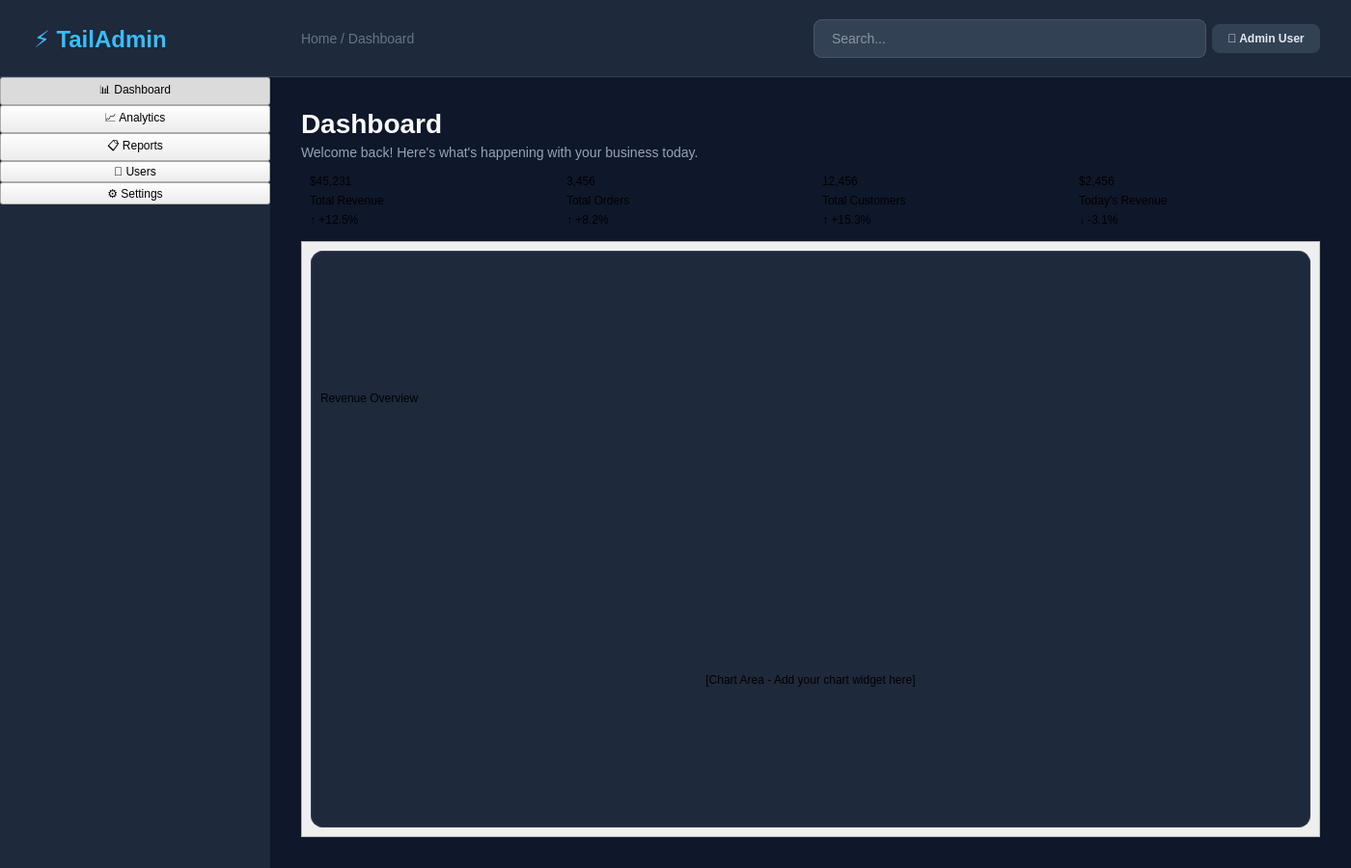
<?xml version="1.0" encoding="UTF-8"?>
<ui version="4.0">
 <class>MainWindow</class>
 <widget class="QMainWindow" name="MainWindow">
  <property name="geometry">
   <rect>
    <x>0</x>
    <y>0</y>
    <width>1400</width>
    <height>900</height>
   </rect>
  </property>
  <property name="windowTitle">
   <string>TailAdmin Dark</string>
  </property>
  <property name="styleSheet">
   <string notr="true">/* TailAdmin Dark Theme - Estilo Profesional */
QMainWindow {
    background-color: #0f172a;
    color: #e2e8f0;
}

/* Sidebar Principal */
QFrame#sidebarFrame {
    background-color: #1e293b;
    border: none;
}

/* Logo/Header del Sidebar */
QFrame#logoFrame {
    background-color: #1e293b;
    border-bottom: 1px solid #334155;
}

QLabel#logoLabel {
    color: #38bdf8;
    font-size: 24px;
    font-weight: 700;
    padding: 20px;
}

/* Estilo para el menú de navegación */
QPushButton#navButton {
    background-color: transparent;
    color: #94a3b8;
    border: none;
    padding: 12px 24px;
    text-align: left;
    font-size: 14px;
    font-weight: 500;
    border-radius: 8px;
    margin: 2px 8px;
    qproperty-iconSize: 20px;
}

QPushButton#navButton:hover {
    background-color: #334155;
    color: #e2e8f0;
}

QPushButton#navButton:checked {
    background-color: #3b82f6;
    color: #ffffff;
    font-weight: 600;
}

QPushButton#navButton:pressed {
    background-color: #2563eb;
}

/* Header Principal */
QFrame#headerFrame {
    background-color: #1e293b;
    border-bottom: 1px solid #334155;
}

QLabel#headerTitle {
    color: #f8fafc;
    font-size: 28px;
    font-weight: 700;
}

QLabel#headerSubtitle {
    color: #94a3b8;
    font-size: 14px;
}

/* Breadcrumbs */
QLabel#breadcrumb {
    color: #64748b;
    font-size: 14px;
}

QLabel#breadcrumb[current="true"] {
    color: #e2e8f0;
}

/* Search Bar */
QLineEdit#searchEdit {
    background-color: #334155;
    border: 1px solid #475569;
    border-radius: 8px;
    padding: 10px 16px;
    color: #e2e8f0;
    font-size: 14px;
    min-width: 300px;
}

QLineEdit#searchEdit:focus {
    border-color: #3b82f6;
    background-color: #1e293b;
}

QLineEdit#searchEdit::placeholder {
    color: #64748b;
}

/* User Profile Button */
QPushButton#userButton {
    background-color: #334155;
    border: none;
    border-radius: 8px;
    padding: 8px 16px;
    color: #e2e8f0;
    font-weight: 500;
}

QPushButton#userButton:hover {
    background-color: #475569;
}

/* Tarjetas de estadísticas */
QFrame#statsCard {
    background-color: #1e293b;
    border: 1px solid #334155;
    border-radius: 12px;
    padding: 24px;
}

QLabel#statsValue {
    color: #f8fafc;
    font-size: 32px;
    font-weight: 700;
}

QLabel#statsLabel {
    color: #94a3b8;
    font-size: 14px;
    font-weight: 500;
}

QLabel#statsChange {
    font-size: 14px;
    font-weight: 600;
    padding: 4px 8px;
    border-radius: 6px;
}

QLabel#statsChange[positive="true"] {
    color: #10b981;
    background-color: rgba(16, 185, 129, 0.1);
}

QLabel#statsChange[positive="false"] {
    color: #ef4444;
    background-color: rgba(239, 68, 68, 0.1);
}

/* Gráficos y contenedores */
QFrame#chartFrame {
    background-color: #1e293b;
    border: 1px solid #334155;
    border-radius: 12px;
}

/* Tabla moderna */
QTableWidget {
    background-color: #1e293b;
    border: 1px solid #334155;
    border-radius: 12px;
    gridline-color: #334155;
    selection-background-color: #3b82f6;
    alternate-background-color: #334155;
}

QTableWidget::item {
    padding: 12px;
    color: #e2e8f0;
}

QHeaderView::section {
    background-color: #334155;
    color: #94a3b8;
    padding: 12px;
    border: none;
    font-weight: 600;
    font-size: 12px;
    text-transform: uppercase;
}

/* Scrollbars modernos */
QScrollBar:vertical {
    background-color: #1e293b;
    width: 8px;
    border-radius: 4px;
}

QScrollBar::handle:vertical {
    background-color: #475569;
    border-radius: 4px;
    min-height: 20px;
}

QScrollBar::handle:vertical:hover {
    background-color: #64748b;
}

QScrollBar::add-line:vertical, QScrollBar::sub-line:vertical {
    height: 0px;
}

QScrollBar:horizontal {
    background-color: #1e293b;
    height: 8px;
    border-radius: 4px;
}

QScrollBar::handle:horizontal {
    background-color: #475569;
    border-radius: 4px;
    min-width: 20px;
}

QScrollBar::handle:horizontal:hover {
    background-color: #64748b;
}

QScrollBar::add-line:horizontal, QScrollBar::sub-line:horizontal {
    width: 0px;
}

/* Botones modernos */
QPushButton#primaryButton {
    background-color: #3b82f6;
    color: #ffffff;
    border: none;
    border-radius: 8px;
    padding: 12px 24px;
    font-weight: 600;
    font-size: 14px;
}

QPushButton#primaryButton:hover {
    background-color: #2563eb;
}

QPushButton#secondaryButton {
    background-color: transparent;
    color: #3b82f6;
    border: 1px solid #3b82f6;
    border-radius: 8px;
    padding: 12px 24px;
    font-weight: 600;
    font-size: 14px;
}

QPushButton#secondaryButton:hover {
    background-color: rgba(59, 130, 246, 0.1);
}</string>
  </property>
  <widget class="QWidget" name="centralwidget">
   <layout class="QHBoxLayout" name="horizontalLayout">
    <property name="spacing">
     <number>0</number>
    </property>
    <property name="leftMargin">
     <number>0</number>
    </property>
    <property name="topMargin">
     <number>0</number>
    </property>
    <property name="rightMargin">
     <number>0</number>
    </property>
    <property name="bottomMargin">
     <number>0</number>
    </property>
    <item>
     <widget class="QFrame" name="sidebarFrame">
      <property name="minimumSize">
       <size>
        <width>280</width>
        <height>0</height>
       </size>
      </property>
      <property name="maximumSize">
       <size>
        <width>280</width>
        <height>16777215</height>
       </size>
      </property>
      <layout class="QVBoxLayout" name="sidebarLayout">
       <property name="spacing">
        <number>0</number>
       </property>
       <property name="leftMargin">
        <number>0</number>
       </property>
       <property name="topMargin">
        <number>0</number>
       </property>
       <property name="rightMargin">
        <number>0</number>
       </property>
       <property name="bottomMargin">
        <number>0</number>
       </property>
       <item>
        <widget class="QFrame" name="logoFrame">
         <property name="minimumSize">
          <size>
           <width>0</width>
           <height>80</height>
          </size>
         </property>
         <property name="maximumSize">
          <size>
           <width>16777215</width>
           <height>80</height>
          </size>
         </property>
         <layout class="QHBoxLayout" name="logoLayout">
          <item>
           <widget class="QLabel" name="logoLabel">
            <property name="text">
             <string>⚡ TailAdmin</string>
            </property>
           </widget>
          </item>
         </layout>
        </widget>
       </item>
       <item>
        <widget class="QPushButton" name="navDashboard">
         <property name="text">
          <string>📊 Dashboard</string>
         </property>
         <property name="checkable">
          <bool>true</bool>
         </property>
         <property name="checked">
          <bool>true</bool>
         </property>
         <property name="autoExclusive">
          <bool>true</bool>
         </property>
        </widget>
       </item>
       <item>
        <widget class="QPushButton" name="navAnalytics">
         <property name="text">
          <string>📈 Analytics</string>
         </property>
         <property name="checkable">
          <bool>true</bool>
         </property>
         <property name="autoExclusive">
          <bool>true</bool>
         </property>
        </widget>
       </item>
       <item>
        <widget class="QPushButton" name="navReports">
         <property name="text">
          <string>📋 Reports</string>
         </property>
         <property name="checkable">
          <bool>true</bool>
         </property>
         <property name="autoExclusive">
          <bool>true</bool>
         </property>
        </widget>
       </item>
       <item>
        <widget class="QPushButton" name="navUsers">
         <property name="text">
          <string>👥 Users</string>
         </property>
         <property name="checkable">
          <bool>true</bool>
         </property>
         <property name="autoExclusive">
          <bool>true</bool>
         </property>
        </widget>
       </item>
       <item>
        <widget class="QPushButton" name="navSettings">
         <property name="text">
          <string>⚙️ Settings</string>
         </property>
         <property name="checkable">
          <bool>true</bool>
         </property>
         <property name="autoExclusive">
          <bool>true</bool>
         </property>
        </widget>
       </item>
       <item>
        <spacer name="sidebarSpacer">
         <property name="orientation">
          <enum>Qt::Vertical</enum>
         </property>
         <property name="sizeHint" stdset="0">
          <size>
           <width>20</width>
           <height>40</height>
          </size>
         </property>
        </spacer>
       </item>
      </layout>
     </widget>
    </item>
    <item>
     <layout class="QVBoxLayout" name="mainLayout">
      <property name="spacing">
       <number>0</number>
      </property>
      <item>
       <widget class="QFrame" name="headerFrame">
        <property name="minimumSize">
         <size>
          <width>0</width>
          <height>80</height>
         </size>
        </property>
        <property name="maximumSize">
         <size>
          <width>16777215</width>
          <height>80</height>
         </size>
        </property>
        <layout class="QHBoxLayout" name="headerLayout">
         <property name="leftMargin">
          <number>32</number>
         </property>
         <property name="rightMargin">
          <number>32</number>
         </property>
         <item>
          <widget class="QLabel" name="breadcrumb">
           <property name="text">
            <string>Home / Dashboard</string>
           </property>
          </widget>
         </item>
         <item>
          <spacer name="headerSpacer">
           <property name="orientation">
            <enum>Qt::Horizontal</enum>
           </property>
           <property name="sizeHint" stdset="0">
            <size>
             <width>40</width>
             <height>20</height>
            </size>
           </property>
          </spacer>
         </item>
         <item>
          <widget class="QLineEdit" name="searchEdit">
           <property name="placeholderText">
            <string>Search...</string>
           </property>
          </widget>
         </item>
         <item>
          <widget class="QPushButton" name="userButton">
           <property name="text">
            <string>👤 Admin User</string>
           </property>
          </widget>
         </item>
        </layout>
       </widget>
      </item>
      <item>
       <widget class="QStackedWidget" name="mainStackedWidget">
        <property name="currentIndex">
         <number>0</number>
        </property>
        <widget class="QWidget" name="dashboardPage">
         <layout class="QVBoxLayout" name="dashboardLayout">
          <property name="leftMargin">
           <number>32</number>
          </property>
          <property name="topMargin">
           <number>32</number>
          </property>
          <property name="rightMargin">
           <number>32</number>
          </property>
          <property name="bottomMargin">
           <number>32</number>
          </property>
          <item>
           <widget class="QLabel" name="headerTitle">
            <property name="text">
             <string>Dashboard</string>
            </property>
           </widget>
          </item>
          <item>
           <widget class="QLabel" name="headerSubtitle">
            <property name="text">
             <string>Welcome back! Here's what's happening with your business today.</string>
            </property>
           </widget>
          </item>
          <item>
           <layout class="QHBoxLayout" name="statsLayout">
            <item>
             <widget class="QFrame" name="statsCard1">
              <layout class="QVBoxLayout" name="statsLayout1">
               <item>
                <widget class="QLabel" name="statsValue1">
                 <property name="text">
                  <string>$45,231</string>
                 </property>
                </widget>
               </item>
               <item>
                <widget class="QLabel" name="statsLabel1">
                 <property name="text">
                  <string>Total Revenue</string>
                 </property>
                </widget>
               </item>
               <item>
                <widget class="QLabel" name="statsChange1">
                 <property name="text">
                  <string>↑ +12.5%</string>
                 </property>
                </widget>
               </item>
              </layout>
             </widget>
            </item>
            <item>
             <widget class="QFrame" name="statsCard2">
              <layout class="QVBoxLayout" name="statsLayout2">
               <item>
                <widget class="QLabel" name="statsValue2">
                 <property name="text">
                  <string>3,456</string>
                 </property>
                </widget>
               </item>
               <item>
                <widget class="QLabel" name="statsLabel2">
                 <property name="text">
                  <string>Total Orders</string>
                 </property>
                </widget>
               </item>
               <item>
                <widget class="QLabel" name="statsChange2">
                 <property name="text">
                  <string>↑ +8.2%</string>
                 </property>
                </widget>
               </item>
              </layout>
             </widget>
            </item>
            <item>
             <widget class="QFrame" name="statsCard3">
              <layout class="QVBoxLayout" name="statsLayout3">
               <item>
                <widget class="QLabel" name="statsValue3">
                 <property name="text">
                  <string>12,456</string>
                 </property>
                </widget>
               </item>
               <item>
                <widget class="QLabel" name="statsLabel3">
                 <property name="text">
                  <string>Total Customers</string>
                 </property>
                </widget>
               </item>
               <item>
                <widget class="QLabel" name="statsChange3">
                 <property name="text">
                  <string>↑ +15.3%</string>
                 </property>
                </widget>
               </item>
              </layout>
             </widget>
            </item>
            <item>
             <widget class="QFrame" name="statsCard4">
              <layout class="QVBoxLayout" name="statsLayout4">
               <item>
                <widget class="QLabel" name="statsValue4">
                 <property name="text">
                  <string>$2,456</string>
                 </property>
                </widget>
               </item>
               <item>
                <widget class="QLabel" name="statsLabel4">
                 <property name="text">
                  <string>Today's Revenue</string>
                 </property>
                </widget>
               </item>
               <item>
                <widget class="QLabel" name="statsChange4">
                 <property name="text">
                  <string>↓ -3.1%</string>
                 </property>
                </widget>
               </item>
              </layout>
             </widget>
            </item>
           </layout>
          </item>
          <item>
           <widget class="QScrollArea" name="dashboardScroll">
            <property name="widgetResizable">
             <bool>true</bool>
            </property>
            <widget class="QWidget" name="scrollContents">
             <property name="geometry">
              <rect>
               <x>0</x>
               <y>0</y>
               <width>1056</width>
               <height>500</height>
              </rect>
             </property>
             <layout class="QVBoxLayout" name="scrollLayout">
              <item>
               <widget class="QFrame" name="chartFrame">
                <property name="minimumSize">
                 <size>
                  <width>0</width>
                  <height>400</height>
                 </size>
                </property>
                <layout class="QVBoxLayout" name="chartLayout">
                 <item>
                  <widget class="QLabel" name="chartTitle">
                   <property name="text">
                    <string>Revenue Overview</string>
                   </property>
                  </widget>
                 </item>
                 <item>
                  <widget class="QLabel" name="chartPlaceholder">
                   <property name="text">
                    <string>[Chart Area - Add your chart widget here]</string>
                   </property>
                   <property name="alignment">
                    <set>Qt::AlignCenter</set>
                   </property>
                  </widget>
                 </item>
                </layout>
               </widget>
              </item>
             </layout>
            </widget>
           </widget>
          </item>
         </layout>
        </widget>
        <widget class="QWidget" name="analyticsPage">
         <layout class="QVBoxLayout" name="analyticsLayout">
          <property name="leftMargin">
           <number>32</number>
          </property>
          <property name="topMargin">
           <number>32</number>
          </property>
          <property name="rightMargin">
           <number>32</number>
          </property>
          <property name="bottomMargin">
           <number>32</number>
          </property>
          <item>
           <widget class="QLabel" name="analyticsTitle">
            <property name="text">
             <string>Analytics</string>
            </property>
           </widget>
          </item>
          <item>
           <widget class="QScrollArea" name="analyticsScroll">
            <property name="widgetResizable">
             <bool>true</bool>
            </property>
            <widget class="QWidget" name="analyticsScrollContents">
             <property name="geometry">
              <rect>
               <x>0</x>
               <y>0</y>
               <width>1056</width>
               <height>600</height>
              </rect>
             </property>
             <layout class="QVBoxLayout" name="analyticsScrollLayout">
              <item>
               <widget class="QLabel" name="analyticsContent">
                <property name="text">
                 <string>Analytics content will go here...</string>
                </property>
               </widget>
              </item>
             </layout>
            </widget>
           </widget>
          </item>
         </layout>
        </widget>
        <widget class="QWidget" name="reportsPage">
         <layout class="QVBoxLayout" name="reportsLayout">
          <property name="leftMargin">
           <number>32</number>
          </property>
          <property name="topMargin">
           <number>32</number>
          </property>
          <property name="rightMargin">
           <number>32</number>
          </property>
          <property name="bottomMargin">
           <number>32</number>
          </property>
          <item>
           <widget class="QLabel" name="reportsTitle">
            <property name="text">
             <string>Reports</string>
            </property>
           </widget>
          </item>
          <item>
           <widget class="QScrollArea" name="reportsScroll">
            <property name="widgetResizable">
             <bool>true</bool>
            </property>
            <widget class="QWidget" name="reportsScrollContents">
             <property name="geometry">
              <rect>
               <x>0</x>
               <y>0</y>
               <width>1056</width>
               <height>600</height>
              </rect>
             </property>
             <layout class="QVBoxLayout" name="reportsScrollLayout">
              <item>
               <widget class="QLabel" name="reportsContent">
                <property name="text">
                 <string>Reports content will go here...</string>
                </property>
               </widget>
              </item>
             </layout>
            </widget>
           </widget>
          </item>
         </layout>
        </widget>
        <widget class="QWidget" name="usersPage">
         <layout class="QVBoxLayout" name="usersLayout">
          <property name="leftMargin">
           <number>32</number>
          </property>
          <property name="topMargin">
           <number>32</number>
          </property>
          <property name="rightMargin">
           <number>32</number>
          </property>
          <property name="bottomMargin">
           <number>32</number>
          </property>
          <item>
           <widget class="QLabel" name="usersTitle">
            <property name="text">
             <string>Users</string>
            </property>
           </widget>
          </item>
          <item>
           <widget class="QScrollArea" name="usersScroll">
            <property name="widgetResizable">
             <bool>true</bool>
            </property>
            <widget class="QWidget" name="usersScrollContents">
             <property name="geometry">
              <rect>
               <x>0</x>
               <y>0</y>
               <width>1056</width>
               <height>600</height>
              </rect>
             </property>
             <layout class="QVBoxLayout" name="usersScrollLayout">
              <item>
               <widget class="QLabel" name="usersContent">
                <property name="text">
                 <string>Users management will go here...</string>
                </property>
               </widget>
              </item>
             </layout>
            </widget>
           </widget>
          </item>
         </layout>
        </widget>
        <widget class="QWidget" name="settingsPage">
         <layout class="QVBoxLayout" name="settingsLayout">
          <property name="leftMargin">
           <number>32</number>
          </property>
          <property name="topMargin">
           <number>32</number>
          </property>
          <property name="rightMargin">
           <number>32</number>
          </property>
          <property name="bottomMargin">
           <number>32</number>
          </property>
          <item>
           <widget class="QLabel" name="settingsTitle">
            <property name="text">
             <string>Settings</string>
            </property>
           </widget>
          </item>
          <item>
           <widget class="QScrollArea" name="settingsScroll">
            <property name="widgetResizable">
             <bool>true</bool>
            </property>
            <widget class="QWidget" name="settingsScrollContents">
             <property name="geometry">
              <rect>
               <x>0</x>
               <y>0</y>
               <width>1056</width>
               <height>600</height>
              </rect>
             </property>
             <layout class="QVBoxLayout" name="settingsScrollLayout">
              <item>
               <widget class="QLabel" name="settingsContent">
                <property name="text">
                 <string>Settings content will go here...</string>
                </property>
               </widget>
              </item>
             </layout>
            </widget>
           </widget>
          </item>
         </layout>
        </widget>
       </widget>
      </item>
     </layout>
    </item>
   </layout>
  </widget>
 </widget>
 <resources/>
 <connections>
  <connection>
   <sender>navDashboard</sender>
   <signal>toggled(bool)</signal>
   <receiver>mainStackedWidget</receiver>
   <slot>setCurrentIndex(int)</slot>
   <hints>
    <hint type="sourcelabel">
     <x>140</x>
     <y>120</y>
    </hint>
    <hint type="destinationlabel">
     <x>700</x>
     <y>450</y>
    </hint>
   </hints>
  </connection>
  <connection>
   <sender>navAnalytics</sender>
   <signal>toggled(bool)</signal>
   <receiver>mainStackedWidget</receiver>
   <slot>setCurrentIndex(int)</slot>
   <hints>
    <hint type="sourcelabel">
     <x>140</x>
     <y>170</y>
    </hint>
    <hint type="destinationlabel">
     <x>700</x>
     <y>450</y>
    </hint>
   </hints>
  </connection>
  <connection>
   <sender>navReports</sender>
   <signal>toggled(bool)</signal>
   <receiver>mainStackedWidget</receiver>
   <slot>setCurrentIndex(int)</slot>
   <hints>
    <hint type="sourcelabel">
     <x>140</x>
     <y>220</y>
    </hint>
    <hint type="destinationlabel">
     <x>700</x>
     <y>450</y>
    </hint>
   </hints>
  </connection>
  <connection>
   <sender>navUsers</sender>
   <signal>toggled(bool)</signal>
   <receiver>mainStackedWidget</receiver>
   <slot>setCurrentIndex(int)</slot>
   <hints>
    <hint type="sourcelabel">
     <x>140</x>
     <y>270</y>
    </hint>
    <hint type="destinationlabel">
     <x>700</x>
     <y>450</y>
    </hint>
   </hints>
  </connection>
  <connection>
   <sender>navSettings</sender>
   <signal>toggled(bool)</signal>
   <receiver>mainStackedWidget</receiver>
   <slot>setCurrentIndex(int)</slot>
   <hints>
    <hint type="sourcelabel">
     <x>140</x>
     <y>320</y>
    </hint>
    <hint type="destinationlabel">
     <x>700</x>a
     <y>450</y>
    </hint>
   </hints>
  </connection>
 </connections>
</ui>
